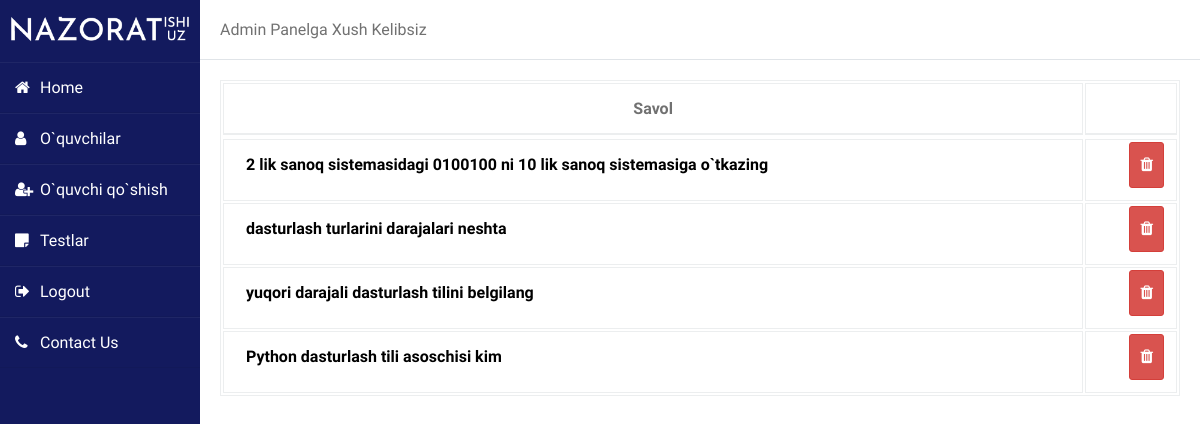
The app's page /1/18/testni-tanlash (signed in) with its own data.
### test_system/apps/my_tests/models.py (models this page shows)
class Test(models.Model):
    test = models.ForeignKey(Sinflarfanlar,on_delete=models.CASCADE)
    question = models.CharField(max_length=160,null = True)
    A = models.CharField(max_length=60,null=True)
    B = models.CharField(max_length=60,null=True)
    C = models.CharField(max_length=60,null=True)
    D = models.CharField(max_length=60,null=True)
    answer = models.CharField(max_length=60,null=True)
    number = models.CharField(max_length = 2,null = True)

### test_system/apps/my_tests/decorators.py (the view)
		def wrapper_func(request, *args, **kwargs):
			group = None
			if request.user.groups.exists():
				group = request.user.groups.all()[0].name
			if group in allowed_roles:
				if group == 'student':
				    return view_func(request, *args, **kwargs)
				if group == 'admin':
				    return view_func(request, *args, **kwargs)
				if group == 'admin2':
				    return view_func(request, *args, **kwargs)
			else:
			    return HttpResponse('siz bu sahifa uchun ro`yxatdan o`tmagansiz')

### test_system/apps/my_tests/views.py (called while the page is built)
@login_required(login_url='/accounts/login/')
@allowed_users(allowed_roles=['admin'])
def edit_test(request,user_id,test_id):
    test = Sinflarfanlar.objects.get(id = test_id)
    test = test.test_set.order_by("id")
    context = {
        "user_id":   user_id,
        "test_id":   test_id,
        "test":      test,
    }
    return render(request,'my_tests/edit-test.html',context)

### test_system/templates/my_tests/edit-test.html (shortened to what this page needs)
{% extends 'base.html' %}
{% load static %}
{% block content %}
        <link rel="stylesheet" href="{% static 'css/table.css' %}">
		<link rel="stylesheet" href="{% static 'css/media.css' %}">
		<link rel="stylesheet" href="{% static 'css/btn.css' %}">
<body>
<link rel="stylesheet" type="text/css" href="{% static 'css/font-awesome.css' %}" />
<link rel="stylesheet" href="{% static 'css/sidebar.css' %}">
<div class="wrapper">
    <div class="sidebar">
        <img width='180px' src="{% static 'img/logooq.png' %}">
        <ul>
            <li><a href="{% url 'my_tests:admin' user_id %}"><i class="fa fa-home"></i>Home</a></li>
            <li><a href="{% url 'my_tests:search' user_id %}"><i class="fa fa-user"></i>O`quvchilar</a></li>
            <li><a href="{% url 'my_tests:register' user_id %}"><i class="fa fa-user-plus"></i>O`quvchi qo`shish</a></li>
            <li><a href="{% url 'my_tests:choice' user_id %}"><i class="fa fa-sticky-note"></i>Testlar</a></li>
            <li><a href="{% url 'my_tests:user_logout' user_id %}"><i class="fa fa-sign-out"></i>Logout</a></li>
            <li><a href="#"><i class="fa fa-phone"></i>Contact Us</a></li>
        </ul>
    </div>
    <div class="main_content">
        <div class="header">Admin Panelga Xush Kelibsiz</div>
        <div class="info">
    <div class="">
        {% if test %}
        <table class="table table-hover table-bordered">
            <tr>
            <thead>
                <th class="pl-3">Savol</th>
                <th></th>
            </thead>
            {% for i in test %}
            <tbody >
                    <th class="p-3"><a href="{% url 'my_tests:edit_test_temp' user_id i.id %}" style="color:black!important; float: left;" class="float-righttext-decoration-none text-secondary">{{i.question}}</th></a>
                    <th>
						<a href="{% url 'my_tests:delete_test' user_id test_id i.id %}"
						class="m-1 float-right btn btn-sm btn-danger"><i class="fa fa-trash"></i></a>
						</th>
            </tbody>
            {% endfor %}
        </tr>
		</table>
		{% else %}
        <div style="margin-top:20% ; margin-left: 50%;" class="text-center h1">OOPS</div>
        {% endif %}
    </div>
      </div>
    </div>
</div>
</body>
{% endblock %}

### test_system/static/css/table.css (style rules this page uses)
.table { width: 100%; max-width: 100%; margin-bottom: 1rem; }
.table th, .table td { padding: 0.75rem; vertical-align: top; border-top: 1px solid #eceeef; }
.table thead th { vertical-align: bottom; border-bottom: 2px solid #eceeef; }
.table tbody + tbody { border-top: 2px solid #eceeef; }
.table-bordered { border: 1px solid #eceeef; }
.table-bordered th, .table-bordered td { border: 1px solid #eceeef; }
.table-bordered thead th, .table-bordered thead td { border-bottom-width: 2px; }

### test_system/static/css/btn.css (style rules this page uses)
.btn { display: inline-block; padding: 6px 12px; margin-bottom: 0; font-size: 14px; font-weight: normal; line-height: 1.42857143; text-align: center; white-space: nowrap; vertical-align: middle; cursor: pointer; -webkit-user-select: none; -moz-user-select: none; -ms-user-select: none; user-select: none; background-image: none; border: 1px solid transparent; border-radius: 4px; }
.btn-danger { color: #fff; background-color: #d9534f; border-color: #d43f3a; }
.btn-sm, .btn-group-sm > .btn { padding: 5px 10px; font-size: 12px; line-height: 1.5; border-radius: 3px; }

### test_system/static/css/sidebar.css (style rules this page uses)
* { margin: 0; padding: 0; box-sizing: border-box; list-style: none; text-decoration: none; font-family: 'Josefin Sans', sans-serif; }
body { background-color: #fff; }
.wrapper { display: flex; position: relative; }
.wrapper .sidebar { width: 200px; height: 100%; background: #131A5E; padding: 30px 0px; position: fixed; }
.wrapper .sidebar img { align-content: center; padding:10px 0px; margin-left:10px; margin-top:-30px; }
.wrapper .sidebar ul li { padding: 15px; border-bottom: 1px solid #bdb8d7; border-bottom: 1px solid rgba(0,0,0,0.05); border-top: 1px solid rgba(255,255,255,0.05); }
.wrapper .sidebar ul li a { color: #fff; display: block; }
.wrapper .sidebar ul li a .fa { width: 25px; }
.wrapper .main_content { width: 100%; margin-left: 200px; }
.wrapper .main_content .header { padding: 20px; background: #fff; color: #717171; border-bottom: 1px solid #e0e4e8; }
.wrapper .main_content a { float:right; margin-top:-10px; padding:10px; color:#fff; font-size:16px; transition:0.5s; }
.wrapper .main_content .info { margin: 20px; color: #717171; line-height: 25px; }
.wrapper .main_content .info div { margin-bottom: 20px; }

### records on screen
Test: question "2 lik sanoq sistemasidagi 0100100 ni 10 lik sanoq sistemasiga o`tkazing"
Test: question "dasturlash turlarini darajalari neshta"
Test: question "yuqori darajali dasturlash tilini belgilang"
Test: question "Python dasturlash tili asoschisi kim"
